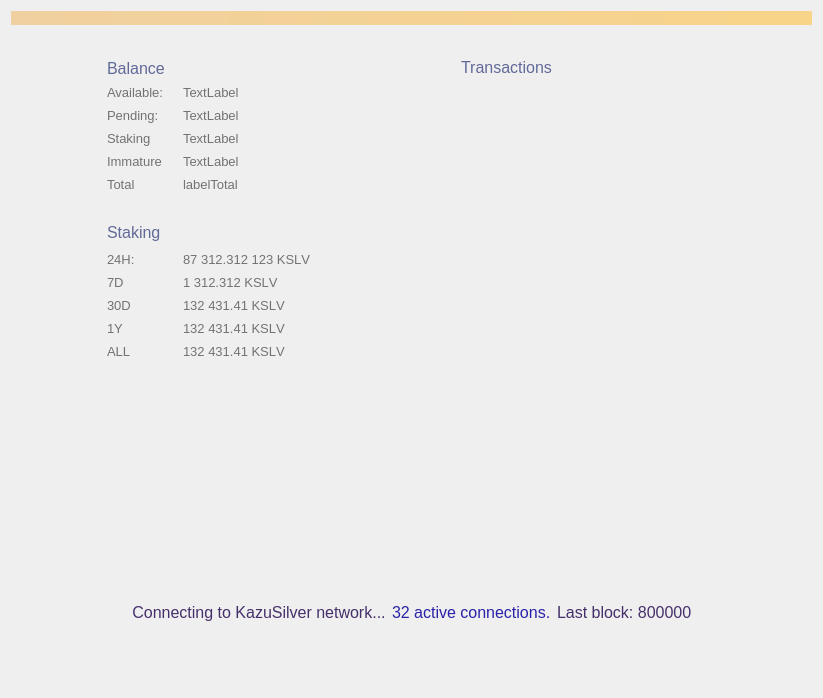
<?xml version="1.0" encoding="UTF-8"?>
<ui version="4.0">
 <class>OverviewPage</class>
 <widget class="QWidget" name="OverviewPage">
  <property name="geometry">
   <rect>
    <x>0</x>
    <y>0</y>
    <width>823</width>
    <height>698</height>
   </rect>
  </property>
  <property name="sizePolicy">
   <sizepolicy hsizetype="MinimumExpanding" vsizetype="MinimumExpanding">
    <horstretch>0</horstretch>
    <verstretch>0</verstretch>
   </sizepolicy>
  </property>
  <property name="maximumSize">
   <size>
    <width>16777215</width>
    <height>16777215</height>
   </size>
  </property>
  <property name="windowTitle">
   <string>Form</string>
  </property>
  <property name="styleSheet">
   <string notr="true"/>
  </property>
  <layout class="QVBoxLayout" name="topLayout">
   <item>
    <widget class="QLabel" name="labelAlerts">
     <property name="visible">
      <bool>false</bool>
     </property>
     <property name="styleSheet">
      <string notr="true">background-color: qlineargradient(x1: 0, y1: 0, x2: 1, y2: 0, stop:0 #F0D0A0, stop:1 #F8D488); color:#000000;</string>
     </property>
     <property name="wordWrap">
      <bool>true</bool>
     </property>
     <property name="margin">
      <number>3</number>
     </property>
    </widget>
   </item>
   <item>
    <spacer name="verticalSpacer">
     <property name="orientation">
      <enum>Qt::Vertical</enum>
     </property>
     <property name="sizeType">
      <enum>QSizePolicy::Fixed</enum>
     </property>
     <property name="sizeHint" stdset="0">
      <size>
       <width>20</width>
       <height>20</height>
      </size>
     </property>
    </spacer>
   </item>
   <item>
    <layout class="QHBoxLayout" name="horizontalLayout_2">
     <property name="sizeConstraint">
      <enum>QLayout::SetMinimumSize</enum>
     </property>
     <item>
      <spacer name="horizontalSpacer">
       <property name="orientation">
        <enum>Qt::Horizontal</enum>
       </property>
       <property name="sizeType">
        <enum>QSizePolicy::Fixed</enum>
       </property>
       <property name="sizeHint" stdset="0">
        <size>
         <width>80</width>
         <height>20</height>
        </size>
       </property>
      </spacer>
     </item>
     <item>
      <layout class="QVBoxLayout" name="verticalLayout_2">
       <property name="sizeConstraint">
        <enum>QLayout::SetNoConstraint</enum>
       </property>
       <property name="leftMargin">
        <number>16</number>
       </property>
       <property name="topMargin">
        <number>7</number>
       </property>
       <property name="rightMargin">
        <number>16</number>
       </property>
       <property name="bottomMargin">
        <number>16</number>
       </property>
       <item>
        <layout class="QHBoxLayout" name="horizontalLayout_3">
         <property name="spacing">
          <number>0</number>
         </property>
         <item>
          <widget class="QLabel" name="label_4">
           <property name="sizePolicy">
            <sizepolicy hsizetype="Minimum" vsizetype="Preferred">
             <horstretch>0</horstretch>
             <verstretch>0</verstretch>
            </sizepolicy>
           </property>
           <property name="font">
            <font>
             <pointsize>-1</pointsize>
            </font>
           </property>
           <property name="styleSheet">
            <string notr="true">color: #616998; text-transform: uppercase; font-size: 16px</string>
           </property>
           <property name="text">
            <string>Balance</string>
           </property>
          </widget>
         </item>
         <item>
          <spacer name="horizontalSpacer_11">
           <property name="orientation">
            <enum>Qt::Horizontal</enum>
           </property>
           <property name="sizeType">
            <enum>QSizePolicy::Maximum</enum>
           </property>
           <property name="sizeHint" stdset="0">
            <size>
             <width>10</width>
             <height>20</height>
            </size>
           </property>
          </spacer>
         </item>
         <item>
          <widget class="QPushButton" name="labelWalletStatus">
           <property name="maximumSize">
            <size>
             <width>22</width>
             <height>22</height>
            </size>
           </property>
           <property name="baseSize">
            <size>
             <width>22</width>
             <height>22</height>
            </size>
           </property>
           <property name="styleSheet">
            <string notr="true">border: 0</string>
           </property>
           <property name="text">
            <string/>
           </property>
           <property name="flat">
            <bool>true</bool>
           </property>
          </widget>
         </item>
         <item>
          <spacer name="horizontalSpacer_10">
           <property name="orientation">
            <enum>Qt::Horizontal</enum>
           </property>
           <property name="sizeHint" stdset="0">
            <size>
             <width>40</width>
             <height>20</height>
            </size>
           </property>
          </spacer>
         </item>
        </layout>
       </item>
       <item>
        <layout class="QHBoxLayout" name="horizontalLayout_4">
         <item>
          <layout class="QFormLayout" name="formLayout">
           <property name="sizeConstraint">
            <enum>QLayout::SetNoConstraint</enum>
           </property>
           <property name="labelAlignment">
            <set>Qt::AlignLeading|Qt::AlignLeft|Qt::AlignVCenter</set>
           </property>
           <property name="verticalSpacing">
            <number>-1</number>
           </property>
           <item row="0" column="0">
            <widget class="QLabel" name="label_5">
             <property name="sizePolicy">
              <sizepolicy hsizetype="Minimum" vsizetype="Preferred">
               <horstretch>0</horstretch>
               <verstretch>0</verstretch>
              </sizepolicy>
             </property>
             <property name="minimumSize">
              <size>
               <width>70</width>
               <height>17</height>
              </size>
             </property>
             <property name="maximumSize">
              <size>
               <width>70</width>
               <height>17</height>
              </size>
             </property>
             <property name="font">
              <font>
               <pointsize>10</pointsize>
               <weight>50</weight>
               <bold>false</bold>
               <stylestrategy>PreferAntialias</stylestrategy>
              </font>
             </property>
             <property name="styleSheet">
              <string notr="true">color: #727272</string>
             </property>
             <property name="text">
              <string>Available:</string>
             </property>
             <property name="alignment">
              <set>Qt::AlignLeading|Qt::AlignLeft|Qt::AlignVCenter</set>
             </property>
            </widget>
           </item>
           <item row="0" column="1">
            <widget class="QLabel" name="labelBalance">
             <property name="font">
              <font>
               <pointsize>10</pointsize>
               <weight>50</weight>
               <bold>false</bold>
               <stylestrategy>PreferAntialias</stylestrategy>
              </font>
             </property>
             <property name="styleSheet">
              <string notr="true">color: #727272</string>
             </property>
             <property name="text">
              <string>TextLabel</string>
             </property>
             <property name="alignment">
              <set>Qt::AlignLeading|Qt::AlignLeft|Qt::AlignVCenter</set>
             </property>
            </widget>
           </item>
           <item row="1" column="0">
            <widget class="QLabel" name="label_7">
             <property name="sizePolicy">
              <sizepolicy hsizetype="Minimum" vsizetype="Preferred">
               <horstretch>0</horstretch>
               <verstretch>0</verstretch>
              </sizepolicy>
             </property>
             <property name="minimumSize">
              <size>
               <width>70</width>
               <height>17</height>
              </size>
             </property>
             <property name="maximumSize">
              <size>
               <width>70</width>
               <height>17</height>
              </size>
             </property>
             <property name="font">
              <font>
               <pointsize>10</pointsize>
               <weight>50</weight>
               <bold>false</bold>
               <stylestrategy>PreferAntialias</stylestrategy>
              </font>
             </property>
             <property name="styleSheet">
              <string notr="true">color: #727272</string>
             </property>
             <property name="text">
              <string>Pending:</string>
             </property>
             <property name="alignment">
              <set>Qt::AlignLeading|Qt::AlignLeft|Qt::AlignVCenter</set>
             </property>
            </widget>
           </item>
           <item row="1" column="1">
            <widget class="QLabel" name="labelUnconfirmed">
             <property name="font">
              <font>
               <pointsize>10</pointsize>
               <weight>50</weight>
               <bold>false</bold>
               <stylestrategy>PreferAntialias</stylestrategy>
              </font>
             </property>
             <property name="styleSheet">
              <string notr="true">color: #727272</string>
             </property>
             <property name="text">
              <string>TextLabel</string>
             </property>
             <property name="alignment">
              <set>Qt::AlignLeading|Qt::AlignLeft|Qt::AlignVCenter</set>
             </property>
            </widget>
           </item>
           <item row="3" column="0">
            <widget class="QLabel" name="labelImmatureText">
             <property name="sizePolicy">
              <sizepolicy hsizetype="Minimum" vsizetype="Preferred">
               <horstretch>0</horstretch>
               <verstretch>0</verstretch>
              </sizepolicy>
             </property>
             <property name="minimumSize">
              <size>
               <width>70</width>
               <height>17</height>
              </size>
             </property>
             <property name="maximumSize">
              <size>
               <width>70</width>
               <height>17</height>
              </size>
             </property>
             <property name="font">
              <font>
               <pointsize>10</pointsize>
               <weight>50</weight>
               <bold>false</bold>
               <stylestrategy>PreferAntialias</stylestrategy>
              </font>
             </property>
             <property name="styleSheet">
              <string notr="true">color: #727272</string>
             </property>
             <property name="text">
              <string>Immature</string>
             </property>
             <property name="alignment">
              <set>Qt::AlignLeading|Qt::AlignLeft|Qt::AlignVCenter</set>
             </property>
            </widget>
           </item>
           <item row="3" column="1">
            <widget class="QLabel" name="labelImmature">
             <property name="font">
              <font>
               <pointsize>10</pointsize>
               <weight>50</weight>
               <bold>false</bold>
               <stylestrategy>PreferAntialias</stylestrategy>
              </font>
             </property>
             <property name="styleSheet">
              <string notr="true">color: #727272</string>
             </property>
             <property name="text">
              <string>TextLabel</string>
             </property>
             <property name="alignment">
              <set>Qt::AlignLeading|Qt::AlignLeft|Qt::AlignVCenter</set>
             </property>
            </widget>
           </item>
           <item row="4" column="0">
            <widget class="QLabel" name="label_8">
             <property name="sizePolicy">
              <sizepolicy hsizetype="Minimum" vsizetype="Preferred">
               <horstretch>0</horstretch>
               <verstretch>0</verstretch>
              </sizepolicy>
             </property>
             <property name="minimumSize">
              <size>
               <width>70</width>
               <height>17</height>
              </size>
             </property>
             <property name="maximumSize">
              <size>
               <width>70</width>
               <height>17</height>
              </size>
             </property>
             <property name="font">
              <font>
               <pointsize>10</pointsize>
               <weight>50</weight>
               <bold>false</bold>
               <stylestrategy>PreferAntialias</stylestrategy>
              </font>
             </property>
             <property name="styleSheet">
              <string notr="true">color: #727272</string>
             </property>
             <property name="text">
              <string>Total</string>
             </property>
             <property name="alignment">
              <set>Qt::AlignLeading|Qt::AlignLeft|Qt::AlignVCenter</set>
             </property>
            </widget>
           </item>
           <item row="4" column="1">
            <widget class="QLabel" name="labelTotal">
             <property name="font">
              <font>
               <pointsize>10</pointsize>
               <weight>50</weight>
               <bold>false</bold>
               <stylestrategy>PreferAntialias</stylestrategy>
              </font>
             </property>
             <property name="styleSheet">
              <string notr="true">color: #727272</string>
             </property>
             <property name="text">
              <string>labelTotal</string>
             </property>
             <property name="alignment">
              <set>Qt::AlignLeading|Qt::AlignLeft|Qt::AlignVCenter</set>
             </property>
            </widget>
           </item>
           <item row="2" column="1">
            <widget class="QLabel" name="labelStaking">
             <property name="font">
              <font>
               <pointsize>10</pointsize>
               <weight>50</weight>
               <bold>false</bold>
               <stylestrategy>PreferAntialias</stylestrategy>
              </font>
             </property>
             <property name="styleSheet">
              <string notr="true">color: #727272</string>
             </property>
             <property name="text">
              <string>TextLabel</string>
             </property>
             <property name="alignment">
              <set>Qt::AlignLeading|Qt::AlignLeft|Qt::AlignVCenter</set>
             </property>
            </widget>
           </item>
           <item row="2" column="0">
            <widget class="QLabel" name="labelStakingText">
             <property name="sizePolicy">
              <sizepolicy hsizetype="Minimum" vsizetype="Preferred">
               <horstretch>0</horstretch>
               <verstretch>0</verstretch>
              </sizepolicy>
             </property>
             <property name="minimumSize">
              <size>
               <width>70</width>
               <height>17</height>
              </size>
             </property>
             <property name="maximumSize">
              <size>
               <width>70</width>
               <height>17</height>
              </size>
             </property>
             <property name="font">
              <font>
               <pointsize>10</pointsize>
               <weight>50</weight>
               <bold>false</bold>
               <stylestrategy>PreferAntialias</stylestrategy>
              </font>
             </property>
             <property name="styleSheet">
              <string notr="true">color: #727272</string>
             </property>
             <property name="text">
              <string>Staking</string>
             </property>
             <property name="alignment">
              <set>Qt::AlignLeading|Qt::AlignLeft|Qt::AlignVCenter</set>
             </property>
            </widget>
           </item>
          </layout>
         </item>
         <item>
          <spacer name="horizontalSpacer_4">
           <property name="orientation">
            <enum>Qt::Horizontal</enum>
           </property>
           <property name="sizeHint" stdset="0">
            <size>
             <width>40</width>
             <height>20</height>
            </size>
           </property>
          </spacer>
         </item>
        </layout>
       </item>
       <item>
        <spacer name="verticalSpacer_5">
         <property name="orientation">
          <enum>Qt::Vertical</enum>
         </property>
         <property name="sizeType">
          <enum>QSizePolicy::Maximum</enum>
         </property>
         <property name="sizeHint" stdset="0">
          <size>
           <width>20</width>
           <height>20</height>
          </size>
         </property>
        </spacer>
       </item>
       <item>
        <layout class="QHBoxLayout" name="horizontalLayout_7">
         <property name="spacing">
          <number>0</number>
         </property>
         <item>
          <widget class="QLabel" name="label_11">
           <property name="font">
            <font>
             <pointsize>-1</pointsize>
            </font>
           </property>
           <property name="styleSheet">
            <string notr="true">color: #616998; text-transform: uppercase; font-size: 16px</string>
           </property>
           <property name="text">
            <string>Staking</string>
           </property>
           <property name="alignment">
            <set>Qt::AlignLeading|Qt::AlignLeft|Qt::AlignVCenter</set>
           </property>
          </widget>
         </item>
         <item>
          <spacer name="horizontalSpacer_8">
           <property name="orientation">
            <enum>Qt::Horizontal</enum>
           </property>
           <property name="sizeType">
            <enum>QSizePolicy::Maximum</enum>
           </property>
           <property name="sizeHint" stdset="0">
            <size>
             <width>10</width>
             <height>20</height>
            </size>
           </property>
          </spacer>
         </item>
         <item>
          <widget class="QPushButton" name="unlockStakingButton">
           <property name="minimumSize">
            <size>
             <width>26</width>
             <height>26</height>
            </size>
           </property>
           <property name="maximumSize">
            <size>
             <width>26</width>
             <height>26</height>
            </size>
           </property>
           <property name="styleSheet">
            <string notr="true">border: 0</string>
           </property>
           <property name="text">
            <string/>
           </property>
          </widget>
         </item>
         <item>
          <spacer name="horizontalSpacer_9">
           <property name="orientation">
            <enum>Qt::Horizontal</enum>
           </property>
           <property name="sizeHint" stdset="0">
            <size>
             <width>40</width>
             <height>20</height>
            </size>
           </property>
          </spacer>
         </item>
        </layout>
       </item>
       <item>
        <layout class="QHBoxLayout" name="horizontalLayout_6">
         <item>
          <layout class="QFormLayout" name="formLayout_2">
           <property name="labelAlignment">
            <set>Qt::AlignLeading|Qt::AlignLeft|Qt::AlignVCenter</set>
           </property>
           <item row="1" column="0">
            <widget class="QLabel" name="label_10">
             <property name="sizePolicy">
              <sizepolicy hsizetype="Minimum" vsizetype="Preferred">
               <horstretch>0</horstretch>
               <verstretch>0</verstretch>
              </sizepolicy>
             </property>
             <property name="minimumSize">
              <size>
               <width>70</width>
               <height>17</height>
              </size>
             </property>
             <property name="maximumSize">
              <size>
               <width>70</width>
               <height>17</height>
              </size>
             </property>
             <property name="font">
              <font>
               <pointsize>10</pointsize>
               <weight>50</weight>
               <bold>false</bold>
               <stylestrategy>PreferAntialias</stylestrategy>
              </font>
             </property>
             <property name="styleSheet">
              <string notr="true">color: #727272</string>
             </property>
             <property name="text">
              <string>24H:</string>
             </property>
             <property name="alignment">
              <set>Qt::AlignLeading|Qt::AlignLeft|Qt::AlignVCenter</set>
             </property>
            </widget>
           </item>
           <item row="1" column="1">
            <widget class="QLabel" name="label24hStakingStats">
             <property name="font">
              <font>
               <pointsize>10</pointsize>
               <weight>50</weight>
               <bold>false</bold>
               <stylestrategy>PreferAntialias</stylestrategy>
               <kerning>false</kerning>
              </font>
             </property>
             <property name="styleSheet">
              <string notr="true">color: #727272</string>
             </property>
             <property name="text">
              <string>87 312.312 123 KSLV</string>
             </property>
             <property name="alignment">
              <set>Qt::AlignLeading|Qt::AlignLeft|Qt::AlignVCenter</set>
             </property>
            </widget>
           </item>
           <item row="2" column="0">
            <widget class="QLabel" name="label_13">
             <property name="sizePolicy">
              <sizepolicy hsizetype="Minimum" vsizetype="Preferred">
               <horstretch>0</horstretch>
               <verstretch>0</verstretch>
              </sizepolicy>
             </property>
             <property name="minimumSize">
              <size>
               <width>70</width>
               <height>17</height>
              </size>
             </property>
             <property name="maximumSize">
              <size>
               <width>70</width>
               <height>17</height>
              </size>
             </property>
             <property name="font">
              <font>
               <pointsize>10</pointsize>
               <weight>50</weight>
               <bold>false</bold>
               <stylestrategy>PreferAntialias</stylestrategy>
               <kerning>false</kerning>
              </font>
             </property>
             <property name="styleSheet">
              <string notr="true">color: #727272</string>
             </property>
             <property name="text">
              <string>7D</string>
             </property>
             <property name="alignment">
              <set>Qt::AlignLeading|Qt::AlignLeft|Qt::AlignVCenter</set>
             </property>
            </widget>
           </item>
           <item row="2" column="1">
            <widget class="QLabel" name="label7dStakingStats">
             <property name="font">
              <font>
               <pointsize>10</pointsize>
               <weight>50</weight>
               <bold>false</bold>
               <stylestrategy>PreferAntialias</stylestrategy>
               <kerning>false</kerning>
              </font>
             </property>
             <property name="styleSheet">
              <string notr="true">color: #727272</string>
             </property>
             <property name="text">
              <string>1 312.312 KSLV</string>
             </property>
             <property name="alignment">
              <set>Qt::AlignLeading|Qt::AlignLeft|Qt::AlignVCenter</set>
             </property>
            </widget>
           </item>
           <item row="3" column="1">
            <widget class="QLabel" name="label30dStakingStats">
             <property name="font">
              <font>
               <pointsize>10</pointsize>
               <weight>50</weight>
               <bold>false</bold>
               <stylestrategy>PreferAntialias</stylestrategy>
               <kerning>false</kerning>
              </font>
             </property>
             <property name="styleSheet">
              <string notr="true">color: #727272</string>
             </property>
             <property name="text">
              <string>132 431.41 KSLV</string>
             </property>
             <property name="alignment">
              <set>Qt::AlignLeading|Qt::AlignLeft|Qt::AlignVCenter</set>
             </property>
            </widget>
           </item>
           <item row="3" column="0">
            <widget class="QLabel" name="label_14">
             <property name="sizePolicy">
              <sizepolicy hsizetype="Minimum" vsizetype="Preferred">
               <horstretch>0</horstretch>
               <verstretch>0</verstretch>
              </sizepolicy>
             </property>
             <property name="minimumSize">
              <size>
               <width>70</width>
               <height>17</height>
              </size>
             </property>
             <property name="maximumSize">
              <size>
               <width>70</width>
               <height>17</height>
              </size>
             </property>
             <property name="font">
              <font>
               <pointsize>10</pointsize>
               <weight>50</weight>
               <bold>false</bold>
               <stylestrategy>PreferAntialias</stylestrategy>
               <kerning>false</kerning>
              </font>
             </property>
             <property name="styleSheet">
              <string notr="true">color: #727272</string>
             </property>
             <property name="text">
              <string>30D</string>
             </property>
             <property name="alignment">
              <set>Qt::AlignLeading|Qt::AlignLeft|Qt::AlignVCenter</set>
             </property>
            </widget>
           </item>
           <item row="4" column="0">
            <widget class="QLabel" name="label_15">
             <property name="sizePolicy">
              <sizepolicy hsizetype="Minimum" vsizetype="Preferred">
               <horstretch>0</horstretch>
               <verstretch>0</verstretch>
              </sizepolicy>
             </property>
             <property name="minimumSize">
              <size>
               <width>70</width>
               <height>17</height>
              </size>
             </property>
             <property name="maximumSize">
              <size>
               <width>70</width>
               <height>17</height>
              </size>
             </property>
             <property name="font">
              <font>
               <pointsize>10</pointsize>
               <weight>50</weight>
               <bold>false</bold>
               <stylestrategy>PreferAntialias</stylestrategy>
               <kerning>false</kerning>
              </font>
             </property>
             <property name="styleSheet">
              <string notr="true">color: #727272</string>
             </property>
             <property name="text">
              <string>1Y</string>
             </property>
             <property name="alignment">
              <set>Qt::AlignLeading|Qt::AlignLeft|Qt::AlignVCenter</set>
             </property>
            </widget>
           </item>
           <item row="4" column="1">
            <widget class="QLabel" name="label1yStakingStats">
             <property name="font">
              <font>
               <pointsize>10</pointsize>
               <weight>50</weight>
               <bold>false</bold>
               <stylestrategy>PreferAntialias</stylestrategy>
               <kerning>false</kerning>
              </font>
             </property>
             <property name="styleSheet">
              <string notr="true">color: #727272</string>
             </property>
             <property name="text">
              <string>132 431.41 KSLV</string>
             </property>
             <property name="alignment">
              <set>Qt::AlignLeading|Qt::AlignLeft|Qt::AlignVCenter</set>
             </property>
            </widget>
           </item>
           <item row="5" column="0">
            <widget class="QLabel" name="label_16">
             <property name="sizePolicy">
              <sizepolicy hsizetype="Minimum" vsizetype="Preferred">
               <horstretch>0</horstretch>
               <verstretch>0</verstretch>
              </sizepolicy>
             </property>
             <property name="minimumSize">
              <size>
               <width>70</width>
               <height>17</height>
              </size>
             </property>
             <property name="maximumSize">
              <size>
               <width>70</width>
               <height>17</height>
              </size>
             </property>
             <property name="font">
              <font>
               <pointsize>10</pointsize>
               <weight>50</weight>
               <bold>false</bold>
               <stylestrategy>PreferAntialias</stylestrategy>
               <kerning>false</kerning>
              </font>
             </property>
             <property name="styleSheet">
              <string notr="true">color: #727272</string>
             </property>
             <property name="text">
              <string>ALL</string>
             </property>
             <property name="alignment">
              <set>Qt::AlignLeading|Qt::AlignLeft|Qt::AlignVCenter</set>
             </property>
            </widget>
           </item>
           <item row="5" column="1">
            <widget class="QLabel" name="labelallStakingStats">
             <property name="font">
              <font>
               <pointsize>10</pointsize>
               <weight>50</weight>
               <bold>false</bold>
               <stylestrategy>PreferAntialias</stylestrategy>
               <kerning>false</kerning>
              </font>
             </property>
             <property name="styleSheet">
              <string notr="true">color: #727272</string>
             </property>
             <property name="text">
              <string>132 431.41 KSLV</string>
             </property>
             <property name="alignment">
              <set>Qt::AlignLeading|Qt::AlignLeft|Qt::AlignVCenter</set>
             </property>
            </widget>
           </item>
          </layout>
         </item>
         <item>
          <spacer name="horizontalSpacer_7">
           <property name="orientation">
            <enum>Qt::Horizontal</enum>
           </property>
           <property name="sizeHint" stdset="0">
            <size>
             <width>40</width>
             <height>20</height>
            </size>
           </property>
          </spacer>
         </item>
        </layout>
       </item>
       <item>
        <widget class="QLabel" name="stakingStatusLabel">
         <property name="sizePolicy">
          <sizepolicy hsizetype="Expanding" vsizetype="Preferred">
           <horstretch>0</horstretch>
           <verstretch>0</verstretch>
          </sizepolicy>
         </property>
         <property name="minimumSize">
          <size>
           <width>235</width>
           <height>0</height>
          </size>
         </property>
         <property name="maximumSize">
          <size>
           <width>235</width>
           <height>16777215</height>
          </size>
         </property>
         <property name="styleSheet">
          <string notr="true">color: #616998;  font-size: 13px; margin-top:6px</string>
         </property>
         <property name="text">
          <string/>
         </property>
         <property name="wordWrap">
          <bool>true</bool>
         </property>
        </widget>
       </item>
       <item>
        <widget class="QLabel" name="votingStatusLabel">
         <property name="sizePolicy">
          <sizepolicy hsizetype="Expanding" vsizetype="Preferred">
           <horstretch>0</horstretch>
           <verstretch>0</verstretch>
          </sizepolicy>
         </property>
         <property name="minimumSize">
          <size>
           <width>235</width>
           <height>0</height>
          </size>
         </property>
         <property name="maximumSize">
          <size>
           <width>235</width>
           <height>16777215</height>
          </size>
         </property>
         <property name="styleSheet">
          <string notr="true">color: #616998;  font-size: 13px; margin-top:6px</string>
         </property>
         <property name="text">
          <string/>
         </property>
         <property name="wordWrap">
          <bool>true</bool>
         </property>
        </widget>
       </item>
       <item>
        <spacer name="verticalSpacer_4">
         <property name="orientation">
          <enum>Qt::Vertical</enum>
         </property>
         <property name="sizeHint" stdset="0">
          <size>
           <width>20</width>
           <height>40</height>
          </size>
         </property>
        </spacer>
       </item>
      </layout>
     </item>
     <item>
      <spacer name="horizontalSpacer_2">
       <property name="orientation">
        <enum>Qt::Horizontal</enum>
       </property>
       <property name="sizeType">
        <enum>QSizePolicy::Fixed</enum>
       </property>
       <property name="sizeHint" stdset="0">
        <size>
         <width>60</width>
         <height>20</height>
        </size>
       </property>
      </spacer>
     </item>
     <item>
      <layout class="QVBoxLayout" name="verticalLayout_3">
       <property name="leftMargin">
        <number>16</number>
       </property>
       <property name="topMargin">
        <number>7</number>
       </property>
       <property name="rightMargin">
        <number>16</number>
       </property>
       <property name="bottomMargin">
        <number>16</number>
       </property>
       <item>
        <layout class="QVBoxLayout" name="verticalLayout_4">
         <item>
          <layout class="QHBoxLayout" name="horizontalLayout_5">
           <item>
            <widget class="QLabel" name="label_12">
             <property name="sizePolicy">
              <sizepolicy hsizetype="Preferred" vsizetype="Maximum">
               <horstretch>0</horstretch>
               <verstretch>0</verstretch>
              </sizepolicy>
             </property>
             <property name="maximumSize">
              <size>
               <width>16777215</width>
               <height>19</height>
              </size>
             </property>
             <property name="font">
              <font>
               <pointsize>-1</pointsize>
              </font>
             </property>
             <property name="styleSheet">
              <string notr="true">color: #616998; text-transform: uppercase; font-size: 16px;</string>
             </property>
             <property name="text">
              <string>Transactions</string>
             </property>
            </widget>
           </item>
           <item>
            <spacer name="horizontalSpacer_12">
             <property name="orientation">
              <enum>Qt::Horizontal</enum>
             </property>
             <property name="sizeHint" stdset="0">
              <size>
               <width>40</width>
               <height>20</height>
              </size>
             </property>
            </spacer>
           </item>
          </layout>
         </item>
         <item>
          <spacer name="verticalSpacer_6">
           <property name="orientation">
            <enum>Qt::Vertical</enum>
           </property>
           <property name="sizeType">
            <enum>QSizePolicy::Maximum</enum>
           </property>
           <property name="sizeHint" stdset="0">
            <size>
             <width>20</width>
             <height>4</height>
            </size>
           </property>
          </spacer>
         </item>
         <item>
          <widget class="ListView" name="listTransactions" native="true">
           <property name="styleSheet">
            <string notr="true">background: transparent;border:0</string>
           </property>
          </widget>
         </item>
        </layout>
       </item>
      </layout>
     </item>
     <item>
      <spacer name="horizontalSpacer_3">
       <property name="orientation">
        <enum>Qt::Horizontal</enum>
       </property>
       <property name="sizeType">
        <enum>QSizePolicy::Fixed</enum>
       </property>
       <property name="sizeHint" stdset="0">
        <size>
         <width>80</width>
         <height>20</height>
        </size>
       </property>
      </spacer>
     </item>
    </layout>
   </item>
   <item>
    <layout class="QHBoxLayout" name="horizontalLayout">
     <property name="sizeConstraint">
      <enum>QLayout::SetMinimumSize</enum>
     </property>
     <item>
      <spacer name="horizontalSpacer_5">
       <property name="orientation">
        <enum>Qt::Horizontal</enum>
       </property>
       <property name="sizeHint" stdset="0">
        <size>
         <width>40</width>
         <height>20</height>
        </size>
       </property>
      </spacer>
     </item>
     <item>
      <widget class="QLabel" name="statusTitle">
       <property name="sizePolicy">
        <sizepolicy hsizetype="Minimum" vsizetype="Preferred">
         <horstretch>0</horstretch>
         <verstretch>0</verstretch>
        </sizepolicy>
       </property>
       <property name="minimumSize">
        <size>
         <width>0</width>
         <height>60</height>
        </size>
       </property>
       <property name="font">
        <font>
         <pointsize>12</pointsize>
        </font>
       </property>
       <property name="styleSheet">
        <string notr="true">color: #452f6a</string>
       </property>
       <property name="text">
        <string>Connecting to KazuSilver network...</string>
       </property>
       <property name="alignment">
        <set>Qt::AlignCenter</set>
       </property>
      </widget>
     </item>
     <item>
      <widget class="QLabel" name="statusTitleConnections">
       <property name="sizePolicy">
        <sizepolicy hsizetype="Minimum" vsizetype="Preferred">
         <horstretch>0</horstretch>
         <verstretch>0</verstretch>
        </sizepolicy>
       </property>
       <property name="font">
        <font>
         <pointsize>12</pointsize>
        </font>
       </property>
       <property name="visible">
        <bool>false</bool>
       </property>
       <property name="styleSheet">
        <string notr="true">color: #2922a8</string>
       </property>
       <property name="text">
        <string>32 active connections.</string>
       </property>
      </widget>
     </item>
     <item>
      <widget class="QLabel" name="statusTitleBlocks">
       <property name="sizePolicy">
        <sizepolicy hsizetype="Minimum" vsizetype="Preferred">
         <horstretch>0</horstretch>
         <verstretch>0</verstretch>
        </sizepolicy>
       </property>
       <property name="font">
        <font>
         <pointsize>12</pointsize>
        </font>
       </property>
       <property name="visible">
        <bool>false</bool>
       </property>
       <property name="styleSheet">
        <string notr="true">color: #452f6a</string>
       </property>
       <property name="text">
        <string>Last block: 800000</string>
       </property>
      </widget>
     </item>
     <item>
      <spacer name="horizontalSpacer_6">
       <property name="orientation">
        <enum>Qt::Horizontal</enum>
       </property>
       <property name="sizeHint" stdset="0">
        <size>
         <width>40</width>
         <height>20</height>
        </size>
       </property>
      </spacer>
     </item>
    </layout>
   </item>
   <item>
    <spacer name="verticalSpacer_3">
     <property name="orientation">
      <enum>Qt::Vertical</enum>
     </property>
     <property name="sizeType">
      <enum>QSizePolicy::Fixed</enum>
     </property>
     <property name="sizeHint" stdset="0">
      <size>
       <width>20</width>
       <height>45</height>
      </size>
     </property>
    </spacer>
   </item>
  </layout>
 </widget>
 <customwidgets>
  <customwidget>
   <class>ListView</class>
   <extends>QWidget</extends>
   <header>listview.h</header>
  </customwidget>
 </customwidgets>
 <resources/>
 <connections/>
</ui>
